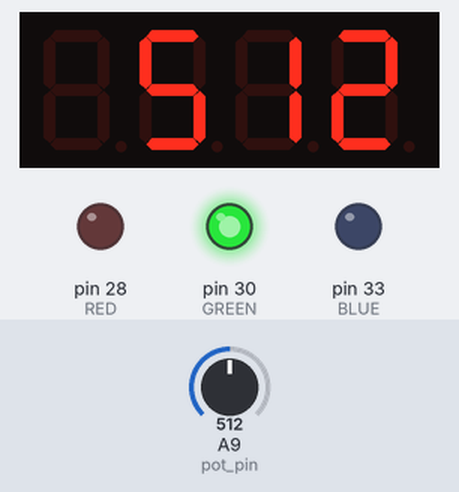
The sketch below on a simulated Arduino Mega 2560, built with avr-gcc and run on an emulated ATmega2560. Parts: 4-digit seven-segment display, output pins drawn as LEDs (lit = HIGH). The test bench sets the inputs (shaded band); at power-on: A9 (pot_pin) = 512.

Above: at 2.2 s.
2.3 s: A9 (pot_pin) set to 410
At 3.1 s:
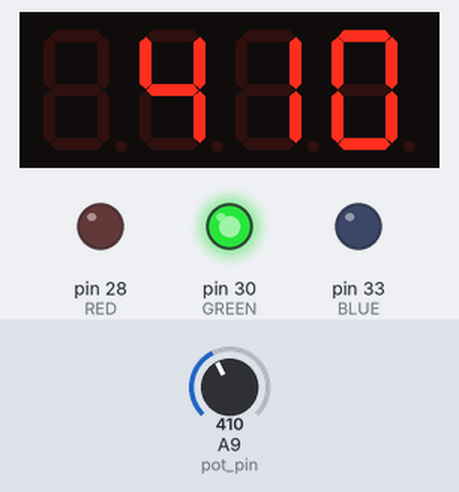
3.8 s: A9 (pot_pin) set to 384
At 5.0 s:
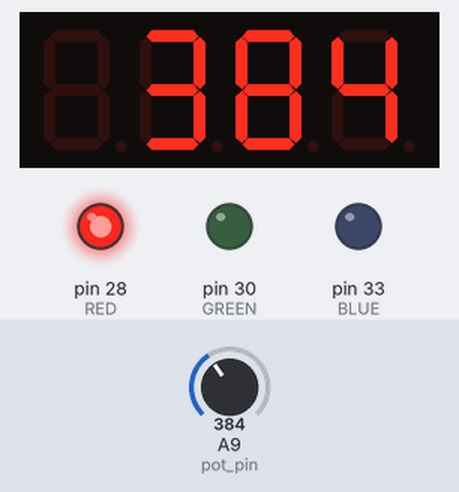
5.3 s: A9 (pot_pin) set to 810
At 6.0 s:
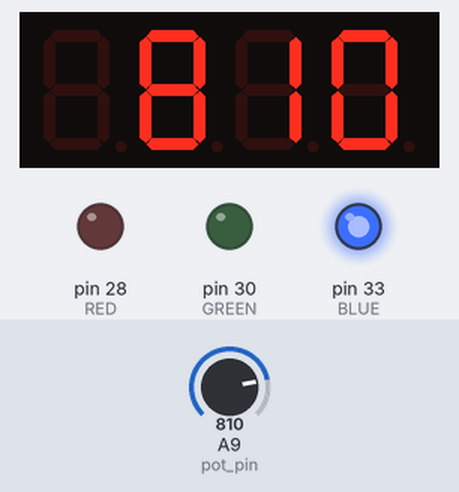
Timing chart, 0 to 8.3 s (numbered marks = the images above; inputs shaded):
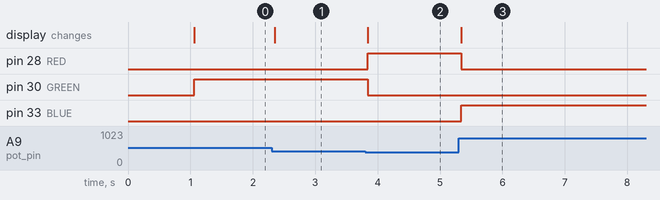

The sketch:

Potentiometer_3_Leds_4digit7segment.ino
```cpp
//  Potentiometer to TM1637TinyDisplay
//  Byala Robots Club
// author: A.Anchev

#include <Arduino.h>
#include <TM1637TinyDisplay.h>

#define CLK 44
#define DIO 46
#define pot_pin A9
#define RED 28
#define GREEN 30
#define BLUE 33

TM1637TinyDisplay display(CLK, DIO);

int pot_value;

// =========== SETUP ===========
void setup() {
  pinMode(RED, OUTPUT);
  pinMode(GREEN, OUTPUT);
  pinMode(BLUE, OUTPUT);
  display.setBrightness(BRIGHT_7);
  display.showNumber(8888);
  delay(1000);
}

// ========== LOOP ==========
void loop() {
  pot_value = analogRead(pot_pin);
  display.showNumber(pot_value);
  if (pot_value <= 400) {
    digitalWrite(RED, HIGH);
    digitalWrite(GREEN, LOW);
    digitalWrite(BLUE, LOW);
  } else if (pot_value > 400 and pot_value <= 800) {
    digitalWrite(RED, LOW);
    digitalWrite(GREEN, HIGH);
    digitalWrite(BLUE, LOW);
  } else {
    digitalWrite(RED, LOW);
    digitalWrite(GREEN, LOW);
    digitalWrite(BLUE, HIGH);
  }
  delay(30);
}
```

Measured:
- the behaviour switches between 401 and 400 on A9 (pot_pin) (found by bisection; images 1 and 2)
- after the input at 2.3 s, the display: changes after 0.05 s (image 1)
- after the input at 3.8 s, pin 28 (RED): LOW → HIGH at once; pin 30 (GREEN): HIGH → LOW at once; the display: changes at once (image 2)
- after the input at 5.3 s, pin 28 (RED): HIGH → LOW at once; pin 33 (BLUE): LOW → HIGH at once; the display: changes at once (image 3)
